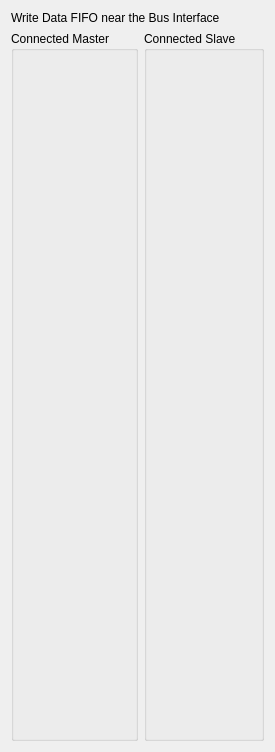
                 <widget class="QWidget" name="scrollAreaWidgetContents_8">
                  <property name="geometry">
                   <rect>
                    <x>0</x>
                    <y>0</y>
                    <width>263</width>
                    <height>752</height>
                   </rect>
                  </property>
                  <layout class="QVBoxLayout" name="verticalLayout_37">
                   <item>
                    <widget class="QLabel" name="label_9">
                     <property name="text">
                      <string>Write Data FIFO near the Bus Interface</string>
                     </property>
                    </widget>
                   </item>
                   <item>
                    <layout class="QHBoxLayout" name="horizontalLayout_16">
                     <item>
                      <widget class="QGroupBox" name="groupBox_18">
                       <property name="title">
                        <string>Connected Master</string>
                       </property>
                       <layout class="QVBoxLayout" name="verticalLayout_18">
                        <item>
                         <widget class="MdtGui::LabeledCombobox" name="C_M_AXI_WRITE_FIFO_DEPTH_1">
                          <property name="Hidden">
                           <bool>true</bool>
                          </property>
                         </widget>
                        </item>
                        <item>
                         <widget class="MdtGui::LabeledCombobox" name="C_M_AXI_WRITE_FIFO_DEPTH_2">
                          <property name="Hidden">
                           <bool>true</bool>
                          </property>
                         </widget>
                        </item>
                        <item>
                         <widget class="MdtGui::LabeledCombobox" name="C_M_AXI_WRITE_FIFO_DEPTH_3">
                          <property name="Hidden">
                           <bool>true</bool>
                          </property>
                         </widget>
                        </item>
                        <item>
                         <widget class="MdtGui::LabeledCombobox" name="C_M_AXI_WRITE_FIFO_DEPTH_4">
                          <property name="Hidden">
                           <bool>true</bool>
                          </property>
                         </widget>
                        </item>
                        <item>
                         <widget class="MdtGui::LabeledCombobox" name="C_M_AXI_WRITE_FIFO_DEPTH_5">
                          <property name="Hidden">
                           <bool>true</bool>
                          </property>
                         </widget>
                        </item>
                        <item>
                         <widget class="MdtGui::LabeledCombobox" name="C_M_AXI_WRITE_FIFO_DEPTH_6">
                          <property name="Hidden">
                           <bool>true</bool>
                          </property>
                         </widget>
                        </item>
                        <item>
                         <widget class="MdtGui::LabeledCombobox" name="C_M_AXI_WRITE_FIFO_DEPTH_7">
                          <property name="Hidden">
                           <bool>true</bool>
                          </property>
                         </widget>
                        </item>
                        <item>
                         <widget class="MdtGui::LabeledCombobox" name="C_M_AXI_WRITE_FIFO_DEPTH_8">
                          <property name="Hidden">
                           <bool>true</bool>
                          </property>
                         </widget>
                        </item>
                        <item>
                         <widget class="MdtGui::LabeledCombobox" name="C_M_AXI_WRITE_FIFO_DEPTH_9">
                          <property name="Hidden">
                           <bool>true</bool>
                          </property>
                         </widget>
                        </item>
                        <item>
                         <widget class="MdtGui::LabeledCombobox" name="C_M_AXI_WRITE_FIFO_DEPTH_10">
                          <property name="Hidden">
                           <bool>true</bool>
                          </property>
                         </widget>
                        </item>
                        <item>
                         <widget class="MdtGui::LabeledCombobox" name="C_M_AXI_WRITE_FIFO_DEPTH_11">
                          <property name="Hidden">
                           <bool>true</bool>
                          </property>
                         </widget>
                        </item>
                        <item>
                         <widget class="MdtGui::LabeledCombobox" name="C_M_AXI_WRITE_FIFO_DEPTH_12">
                          <property name="Hidden">
                           <bool>true</bool>
                          </property>
                         </widget>
                        </item>
                        <item>
                         <widget class="MdtGui::LabeledCombobox" name="C_M_AXI_WRITE_FIFO_DEPTH_13">
                          <property name="Hidden">
                           <bool>true</bool>
                          </property>
                         </widget>
                        </item>
                        <item>
                         <widget class="MdtGui::LabeledCombobox" name="C_M_AXI_WRITE_FIFO_DEPTH_14">
                          <property name="Hidden">
                           <bool>true</bool>
                          </property>
                         </widget>
                        </item>
                        <item>
                         <widget class="MdtGui::LabeledCombobox" name="C_M_AXI_WRITE_FIFO_DEPTH_15">
                          <property name="Hidden">
                           <bool>true</bool>
                          </property>
                         </widget>
                        </item>
                        <item>
                         <widget class="MdtGui::LabeledCombobox" name="C_M_AXI_WRITE_FIFO_DEPTH_16">
                          <property name="Hidden">
                           <bool>true</bool>
                          </property>
                         </widget>
                        </item>
                        <item>
                         <spacer name="verticalSpacer_16">
                          <property name="orientation">
                           <enum>Qt::Vertical</enum>
                          </property>
                          <property name="sizeHint" stdset="0">
                           <size>
                            <width>20</width>
                            <height>40</height>
                           </size>
                          </property>
                         </spacer>
                        </item>
                       </layout>
                      </widget>
                     </item>
                     <item>
                      <widget class="QGroupBox" name="groupBox_19">
                       <property name="title">
                        <string>Connected Slave</string>
                       </property>
                       <layout class="QVBoxLayout" name="verticalLayout_17">
                        <item>
                         <widget class="MdtGui::LabeledCombobox" name="C_S_AXI_WRITE_FIFO_DEPTH_1">
                          <property name="Hidden">
                           <bool>true</bool>
                          </property>
                         </widget>
                        </item>
                        <item>
                         <widget class="MdtGui::LabeledCombobox" name="C_S_AXI_WRITE_FIFO_DEPTH_2">
                          <property name="Hidden">
                           <bool>true</bool>
                          </property>
                         </widget>
                        </item>
                        <item>
                         <widget class="MdtGui::LabeledCombobox" name="C_S_AXI_WRITE_FIFO_DEPTH_3">
                          <property name="Hidden">
                           <bool>true</bool>
                          </property>
                         </widget>
                        </item>
                        <item>
                         <widget class="MdtGui::LabeledCombobox" name="C_S_AXI_WRITE_FIFO_DEPTH_4">
                          <property name="Hidden">
                           <bool>true</bool>
                          </property>
                         </widget>
                        </item>
                        <item>
                         <widget class="MdtGui::LabeledCombobox" name="C_S_AXI_WRITE_FIFO_DEPTH_5">
                          <property name="Hidden">
                           <bool>true</bool>
                          </property>
                         </widget>
                        </item>
                        <item>
                         <widget class="MdtGui::LabeledCombobox" name="C_S_AXI_WRITE_FIFO_DEPTH_6">
                          <property name="Hidden">
                           <bool>true</bool>
                          </property>
                         </widget>
                        </item>
                        <item>
                         <widget class="MdtGui::LabeledCombobox" name="C_S_AXI_WRITE_FIFO_DEPTH_7">
                          <property name="Hidden">
                           <bool>true</bool>
                          </property>
                         </widget>
                        </item>
                        <item>
                         <widget class="MdtGui::LabeledCombobox" name="C_S_AXI_WRITE_FIFO_DEPTH_8">
                          <property name="Hidden">
                           <bool>true</bool>
                          </property>
                         </widget>
                        </item>
                        <item>
                         <widget class="MdtGui::LabeledCombobox" name="C_S_AXI_WRITE_FIFO_DEPTH_9">
                          <property name="Hidden">
                           <bool>true</bool>
                          </property>
                         </widget>
                        </item>
                        <item>
                         <widget class="MdtGui::LabeledCombobox" name="C_S_AXI_WRITE_FIFO_DEPTH_10">
                          <property name="Hidden">
                           <bool>true</bool>
                          </property>
                         </widget>
                        </item>
                        <item>
                         <widget class="MdtGui::LabeledCombobox" name="C_S_AXI_WRITE_FIFO_DEPTH_11">
                          <property name="Hidden">
                           <bool>true</bool>
                          </property>
                         </widget>
                        </item>
                        <item>
                         <widget class="MdtGui::LabeledCombobox" name="C_S_AXI_WRITE_FIFO_DEPTH_12">
                          <property name="Hidden">
                           <bool>true</bool>
                          </property>
                         </widget>
                        </item>
                        <item>
                         <widget class="MdtGui::LabeledCombobox" name="C_S_AXI_WRITE_FIFO_DEPTH_13">
                          <property name="Hidden">
                           <bool>true</bool>
                          </property>
                         </widget>
                        </item>
                        <item>
                         <widget class="MdtGui::LabeledCombobox" name="C_S_AXI_WRITE_FIFO_DEPTH_14">
                          <property name="Hidden">
                           <bool>true</bool>
                          </property>
                         </widget>
                        </item>
                        <item>
                         <widget class="MdtGui::LabeledCombobox" name="C_S_AXI_WRITE_FIFO_DEPTH_15">
                          <property name="Hidden">
                           <bool>true</bool>
                          </property>
                         </widget>
                        </item>
                        <item>
                         <widget class="MdtGui::LabeledCombobox" name="C_S_AXI_WRITE_FIFO_DEPTH_16">
                          <property name="Hidden">
                           <bool>true</bool>
                          </property>
                         </widget>
                        </item>
                        <item>
                         <spacer name="verticalSpacer_17">
                          <property name="orientation">
                           <enum>Qt::Vertical</enum>
                          </property>
                          <property name="sizeHint" stdset="0">
                           <size>
                            <width>20</width>
                            <height>40</height>
                           </size>
                          </property>
                         </spacer>
                        </item>
                       </layout>
                      </widget>
                     </item>
                    </layout>
                   </item>
                  </layout>
                 </widget>
